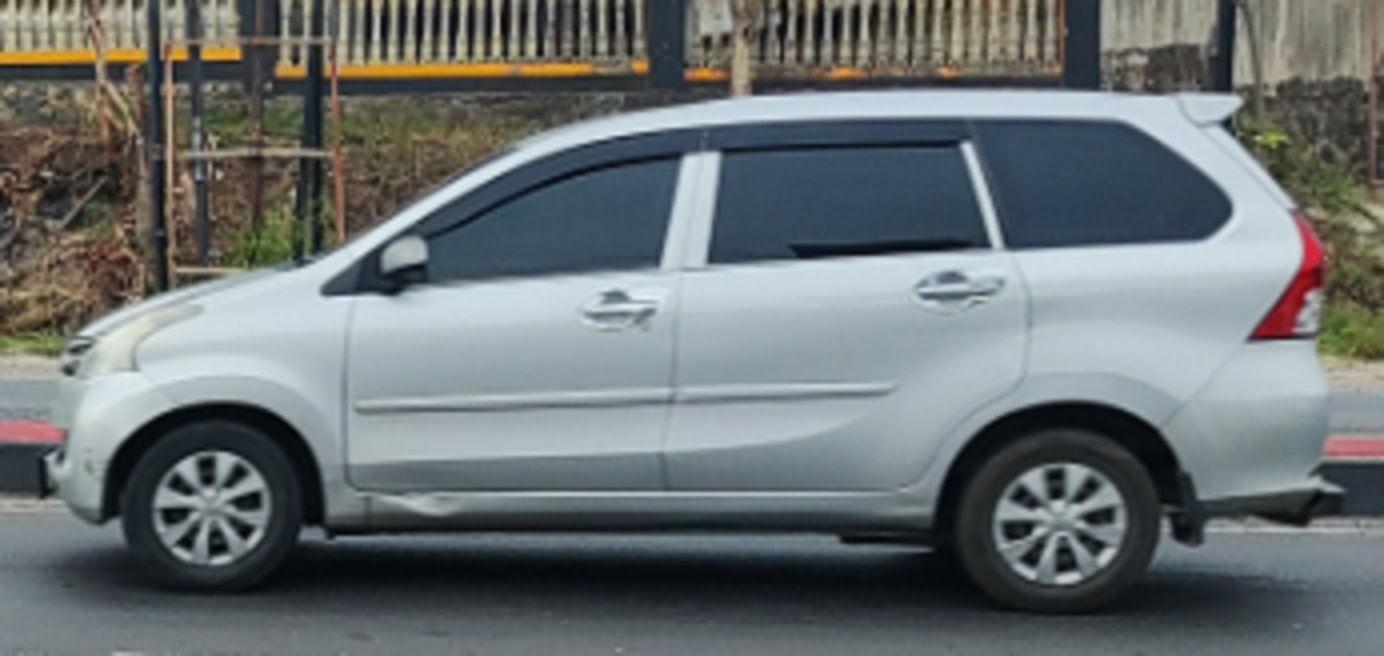
#> input picture ProjectAkhir/Gambar/Mobil_1.jpg, 1384 x 656 px, given in place of Sampel_2.jpg, which was not available
$ python template_matching.py
#> lines starting #> are read from the running program, lines starting #| are printed output that depends on the picture; pictures that were not available may be replaced by others from this repository, and a replacement may not be noted
import cv2
import numpy as np
import matplotlib.pyplot as plt

# Metode template matching
img = cv2.imread('./Gambar/Sampel_2.jpg', cv2.IMREAD_GRAYSCALE)
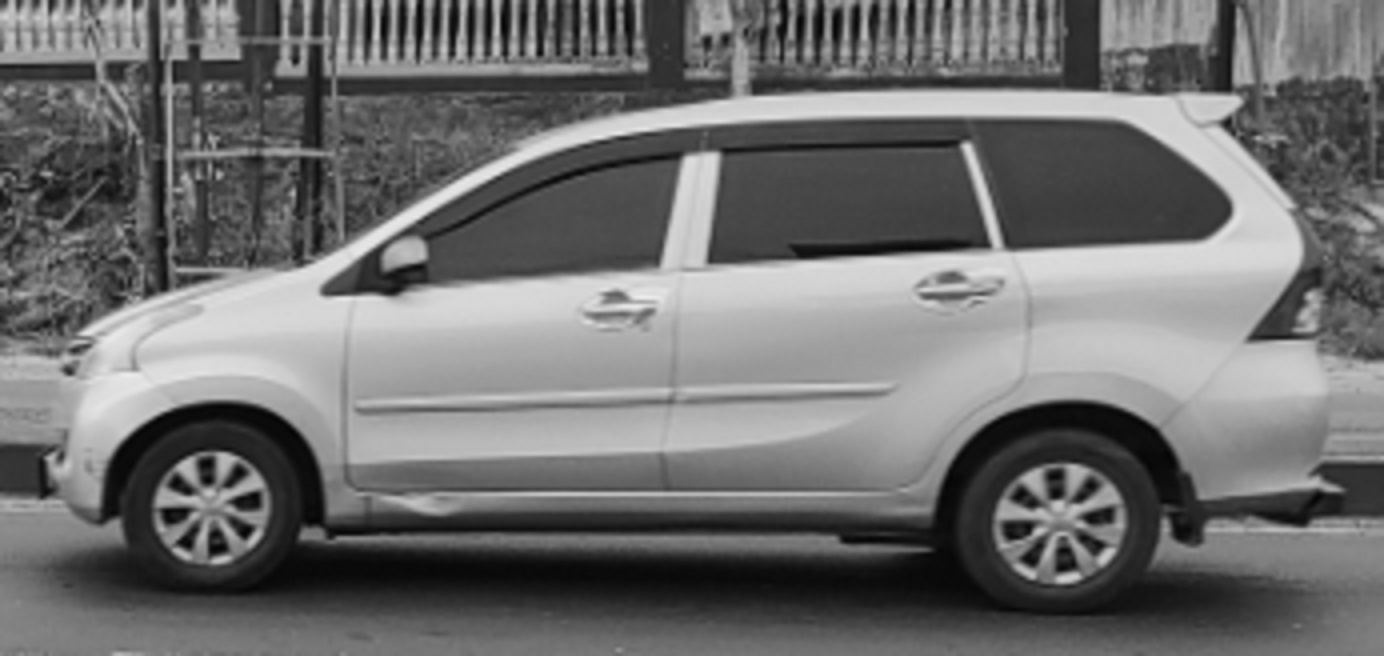
#> img: shape (656, 1384); min 3, max 237, mean 110.6
assert img is not None, "file could not be read, check with os.path.exists()"
img2 = img.copy()
template = cv2.imread('./Gambar/Mobil_2.jpg', cv2.IMREAD_GRAYSCALE)
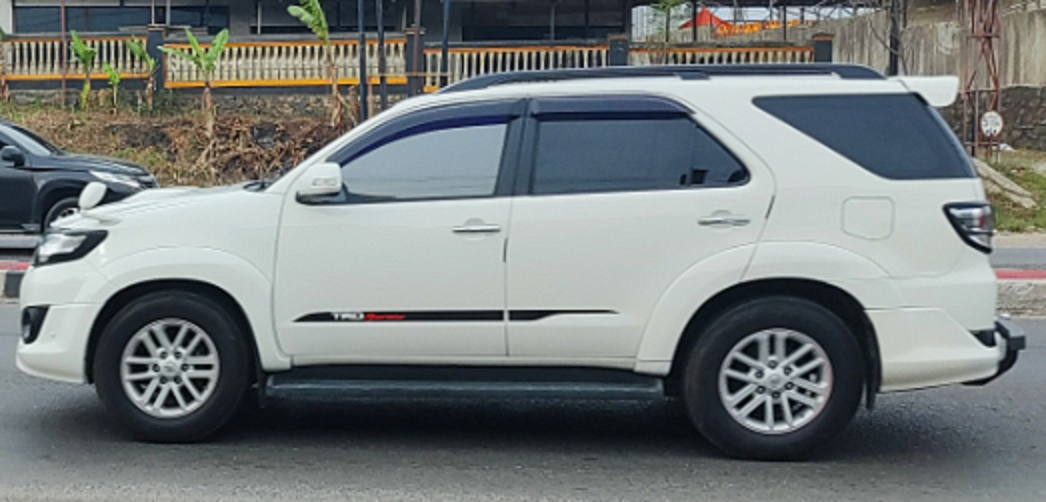
#> input picture ProjectAkhir/Gambar/Mobil_2.jpg, 2092 x 1004 px (shown at 1/2 size)
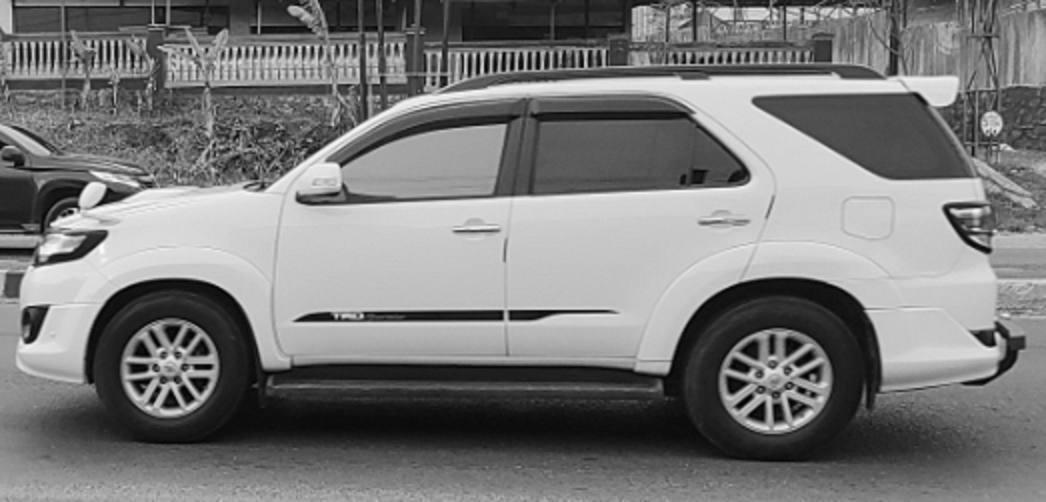
#> template: shape (1004, 2092) (shown at 1/2 size); min 0, max 254, mean 121
assert template is not None, "file could not be read, check with os.path.exists()"
w, h = template.shape[::-1]
#> w = 2092; h = 1004

methods = ['cv2.TM_CCOEFF', 'cv2.TM_CCOEFF_NORMED', 'cv2.TM_CCORR',
           'cv2.TM_CCORR_NORMED', 'cv2.TM_SQDIFF', 'cv2.TM_SQDIFF_NORMED']

# cv2.TM_CCOEFF: Koeffisien korelasi.
# cv2.TM_CCOEFF_NORMED: Koeffisien korelasi ternormalisasi.
# cv2.TM_CCORR: Kross korelasi.
# cv2.TM_CCORR_NORMED: Kross korelasi ternormalisasi.
# cv2.TM_SQDIFF: Perbedaan kuadrat terkecil.
# cv2.TM_SQDIFF_NORMED: Perbedaan kuadrat terkecil ternormalisasi.

for meth in methods:
    img = img2.copy()
    method = eval(meth)

    # Menerapkan Pencocokan Dengan Template
    res = cv2.matchTemplate(img, template, method)
    min_val, max_val, min_loc, max_loc = cv2.minMaxLoc(res)

    # Jika metodenya TM_SQDIFF atau TM_SQDIFF_NORMED, ambil minimum
    if method in [cv2.TM_SQDIFF, cv2.TM_SQDIFF_NORMED]:
        top_left = min_loc
    else:
        top_left = max_loc
    bottom_right = (top_left[0] + w, top_left[1] + h)
    cv2.rectangle(img, top_left, bottom_right, 255, 2)

    plt.subplot(121), plt.imshow(res, cmap='gray')
    plt.title(f'Matching Result {meth}'), plt.xticks([]), plt.yticks([])
    plt.subplot(122), plt.imshow(img, cmap='gray')
    plt.title(f'Detected Point {meth}'), plt.xticks([]), plt.yticks([])
    plt.suptitle(meth)
    plt.show()
#> this loop made 6 passes
#> (min_val, max_val, min_loc, top_left, bottom_right) on passes 1 to 4: (-280999232, 1.47e+09, (14, 0), (83, 163), (2175, 1167)), (-0.0817, 0.405, (14, 0), (83, 162), (2175, 1166)), (1.23e+10, 1.57e+10, (374, 348), (519, 122), (2611, 1126)), (0.754, 0.875, (380, 348), (99, 152), (2191, 1156))
#> (min_val, max_val, max_loc, top_left, bottom_right) on passes 5 to 6: (4.99e+09, 8.35e+09, (406, 348), (82, 162), (2174, 1166)), (0.289, 0.511, (390, 348), (83, 160), (2175, 1164))
#> pass 1, `res = cv2.matchTemplate(img, template, method)`:
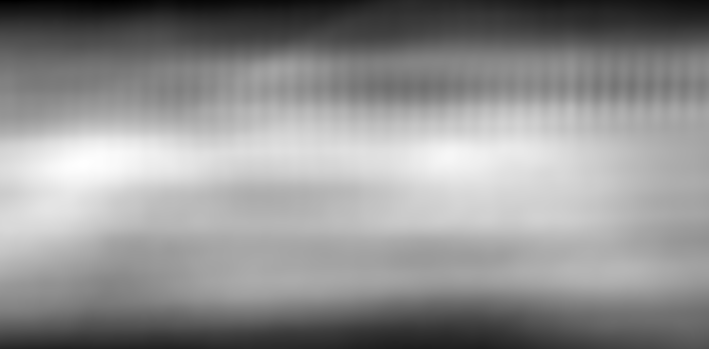
#> res: shape (349, 709) float32; min -280999232, max 1.47e+09, mean 718054464; drawn with min black and max white
#> pass 1, `plt.show()`:
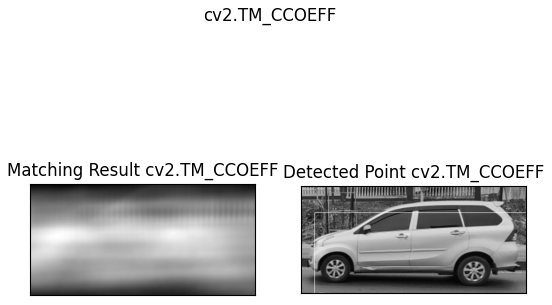
#> figure drawn by matplotlib, 2 panels
#> pass 3, `res = cv2.matchTemplate(img, template, method)`:
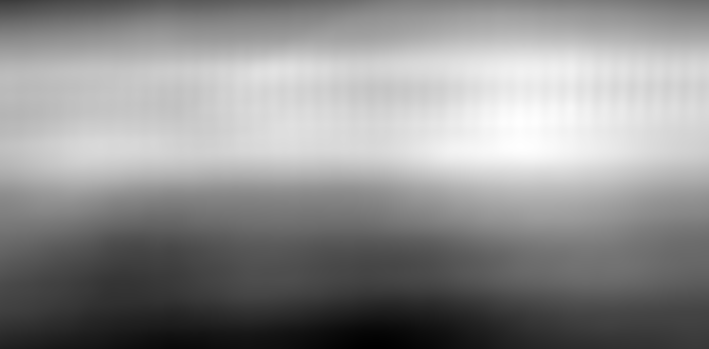
#> res: shape (349, 709) float32; min 1.23e+10, max 1.57e+10, mean 1.42e+10; drawn with min black and max white
#> after the loop:
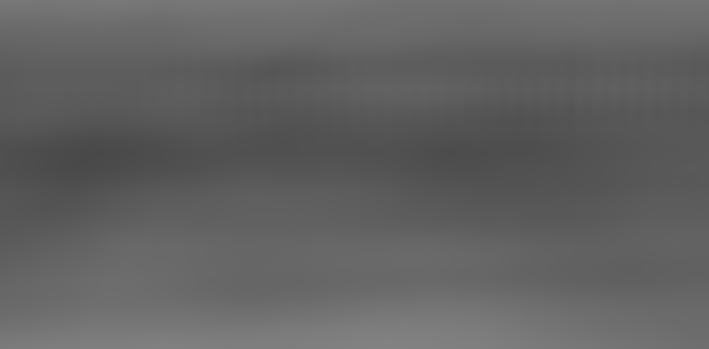
#> res: shape (349, 709) float32; min 0.289, max 0.511, mean 0.385
